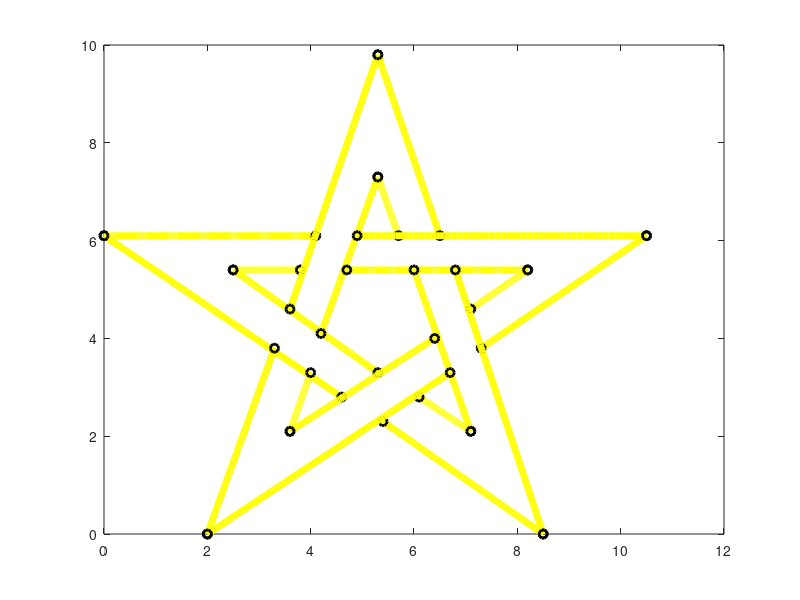

Source code (MATLAB):
% Pregunta 2. Hacer un Spline

    whitebg('b');

    clf 
    t = 1:2; 
    th = linspace(1, 2); 
    
    x = [4.6, 0]; 
    y = [2.8, 6.1];
    xh = interp1(t,x,th,'spline'); 
    yh = interp1(t,y,th,'spline'); 
    plot(xh, yh, 'y', 'linewidth', 5) 
    hold on; 
    plot(x, y, 'ko', 'linewidth', 2)
    
    x = [0, 4.1]; 
    y = [6.1, 6.1];  
    xh = interp1(t,x,th,'spline'); 
    yh = interp1(t,y,th,'spline'); 
    plot(xh, yh, 'y', 'linewidth', 5) 
    hold on; 
    plot(x, y, 'ko', 'linewidth', 2)
    
    x = [5.3, 2.5]; 
    y = [3.3, 5.4]; 
    xh = interp1(t,x,th,'spline'); 
    yh = interp1(t,y,th,'spline'); 
    plot(xh, yh, 'y', 'linewidth', 5) 
    hold on; 
    plot(x, y, 'ko', 'linewidth', 2)
    
    x = [2.5, 3.8]; 
    y = [5.4, 5.4]; 
    xh = interp1(t,x,th,'spline'); 
    yh = interp1(t,y,th,'spline'); 
    plot(xh, yh, 'y', 'linewidth', 5) 
    hold on; 
    plot(x, y, 'ko', 'linewidth', 2)

    x = [3.6, 5.3]; 
    y = [4.6, 9.8]; 
    xh = interp1(t,x,th,'spline'); 
    yh = interp1(t,y,th,'spline'); 
    plot(xh, yh, 'y', 'linewidth', 5) 
    hold on; 
    plot(x, y, 'ko', 'linewidth', 2)
    
    x = [5.3, 6.5]; 
    y = [9.8, 6.1]; 
    xh = interp1(t,x,th,'spline'); 
    yh = interp1(t,y,th,'spline'); 
    plot(xh, yh, 'y', 'linewidth', 5) 
    hold on; 
    plot(x, y, 'ko', 'linewidth', 2)
    
    x = [4.2, 5.3]; 
    y = [4.1, 7.3]; 
    xh = interp1(t,x,th,'spline'); 
    yh = interp1(t,y,th,'spline'); 
    plot(xh, yh, 'y', 'linewidth', 5) 
    hold on; 
    plot(x, y, 'ko', 'linewidth', 2)

    x = [5.3, 5.7]; 
    y = [7.3, 6.1]; 
    xh = interp1(t,x,th,'spline'); 
    yh = interp1(t,y,th,'spline'); 
    plot(xh, yh, 'y', 'linewidth', 5) 
    hold on; 
    plot(x, y, 'ko', 'linewidth', 2)
    
    x = [4.9, 10.5]; 
    y = [6.1, 6.1]; 
    xh = interp1(t,x,th,'spline'); 
    yh = interp1(t,y,th,'spline'); 
    plot(xh, yh, 'y', 'linewidth', 5) 
    hold on; 
    plot(x, y, 'ko', 'linewidth', 2)
    
    x = [10.5 , 7.3]; 
    y = [6.1, 3.8]; 
    xh = interp1(t,x,th,'spline'); 
    yh = interp1(t,y,th,'spline'); 
    plot(xh, yh, 'y', 'linewidth', 5) 
    hold on; 
    plot(x, y, 'ko', 'linewidth', 2)
    
    x = [4.7, 8.2]; 
    y = [5.4; 5.4]; 
    xh = interp1(t,x,th,'spline'); 
    yh = interp1(t,y,th,'spline'); 
    plot(xh, yh, 'y', 'linewidth', 5) 
    hold on; 
    plot(x, y, 'ko', 'linewidth', 2)
    
    x = [8.2, 7.1]; 
    y = [5.4, 4.6]; 
    xh = interp1(t,x,th,'spline'); 
    yh = interp1(t,y,th,'spline'); 
    plot(xh, yh, 'y', 'linewidth', 5) 
    hold on; 
    plot(x, y, 'ko', 'linewidth', 2)

    x = [6.8, 8.5]; 
    y = [5.4, 0]; 
    xh = interp1(t,x,th,'spline'); 
    yh = interp1(t,y,th,'spline'); 
    plot(xh, yh, 'y', 'linewidth', 5) 
    hold on; 
    plot(x, y, 'ko', 'linewidth', 2)
    
    x = [8.5, 5.4]; 
    y = [0, 2.3]; 
    xh = interp1(t,x,th,'spline'); 
    yh = interp1(t,y,th,'spline'); 
    plot(xh, yh, 'y', 'linewidth', 5) 
    hold on; 
    plot(x, y, 'ko', 'linewidth', 2)
    
    x = [6, 7.1]; 
    y = [5.4, 2.1]; 
    xh = interp1(t,x,th,'spline'); 
    yh = interp1(t,y,th,'spline'); 
    plot(xh, yh, 'y', 'linewidth', 5) 
    hold on; 
    plot(x, y, 'ko', 'linewidth', 2)

    x = [7.1, 6.1]; 
    y = [2.1, 2.8]; 
    xh = interp1(t,x,th,'spline'); 
    yh = interp1(t,y,th,'spline'); 
    plot(xh, yh, 'y', 'linewidth', 5) 
    hold on; 
    plot(x, y, 'ko', 'linewidth', 2)
    
    x = [6.7, 2]; 
    y = [3.3, 0]; 
    xh = interp1(t,x,th,'spline'); 
    yh = interp1(t,y,th,'spline'); 
    plot(xh, yh, 'y', 'linewidth', 5) 
    hold on; 
    plot(x, y, 'ko', 'linewidth', 2)

    x = [2, 3.3]; 
    y = [0, 3.8]; 
    xh = interp1(t,x,th,'spline'); 
    yh = interp1(t,y,th,'spline'); 
    plot(xh, yh, 'y', 'linewidth', 5) 
    hold on; 
    plot(x, y, 'ko', 'linewidth', 2)
    
    x = [6.4, 3.6]; 
    y = [4, 2.1]; 
    xh = interp1(t,x,th,'spline'); 
    yh = interp1(t,y,th,'spline'); 
    plot(xh, yh, 'y', 'linewidth', 5) 
    hold on; 
    plot(x, y, 'ko', 'linewidth', 2)

    x = [3.6, 4]; 
    y = [2.1, 3.3]; 
    xh = interp1(t,x,th,'spline'); 
    yh = interp1(t,y,th,'spline'); 
    plot(xh, yh, 'y', 'linewidth', 5) 
    hold on; 
    plot(x, y, 'ko', 'linewidth', 2)